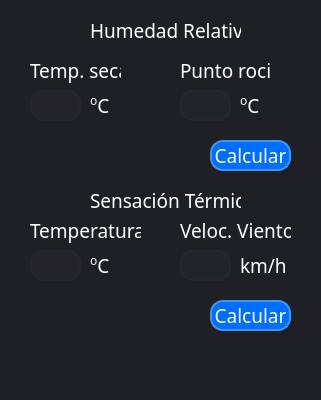
<?xml version="1.0" encoding="UTF-8"?>
<ui version="4.0">
 <class>psicrom</class>
 <widget class="QDialog" name="psicrom">
  <property name="geometry">
   <rect>
    <x>0</x>
    <y>0</y>
    <width>321</width>
    <height>400</height>
   </rect>
  </property>
  <property name="sizePolicy">
   <sizepolicy hsizetype="Maximum" vsizetype="Fixed">
    <horstretch>0</horstretch>
    <verstretch>0</verstretch>
   </sizepolicy>
  </property>
  <property name="minimumSize">
   <size>
    <width>321</width>
    <height>400</height>
   </size>
  </property>
  <property name="maximumSize">
   <size>
    <width>310</width>
    <height>350</height>
   </size>
  </property>
  <property name="font">
   <font>
    <family>BasicCommercialLTW04-Light</family>
    <pointsize>14</pointsize>
   </font>
  </property>
  <property name="windowTitle">
   <string>PSYcrom</string>
  </property>
  <property name="windowIcon">
   <iconset>
    <normaloff>psicrom.png</normaloff>psicrom.png</iconset>
  </property>
  <property name="whatsThis">
   <string extracomment="Program to calculate  the humidity"/>
  </property>
  <property name="autoFillBackground">
   <bool>false</bool>
  </property>
  <property name="styleSheet">
   <string notr="true">QDialog{
	color: #FFF;
	background-color:  rgb(30, 32, 37);
}</string>
  </property>
  <widget class="QPushButton" name="pushButton">
   <property name="geometry">
    <rect>
     <x>210</x>
     <y>140</y>
     <width>81</width>
     <height>31</height>
    </rect>
   </property>
   <property name="font">
    <font>
     <family>BasicCommercialLTW04-Light</family>
     <pointsize>14</pointsize>
    </font>
   </property>
   <property name="toolTip">
    <string/>
   </property>
   <property name="styleSheet">
    <string notr="true">QPushButton{
	border: 2px solid rgb(67, 149, 239);
	border-radius: 13.2px;
	color: #FFF;
	background-color:  rgb(0, 110, 255);
}

QPushButton:pressed {
	border-radius: 13.2px;
    background-color: rgb(85, 170, 255);
    border-style: inset;
}</string>
   </property>
   <property name="text">
    <string>Calcular</string>
   </property>
  </widget>
  <widget class="QLabel" name="label">
   <property name="geometry">
    <rect>
     <x>30</x>
     <y>50</y>
     <width>91</width>
     <height>41</height>
    </rect>
   </property>
   <property name="font">
    <font>
     <family>BasicCommercialLTW04-Light</family>
     <pointsize>14</pointsize>
    </font>
   </property>
   <property name="styleSheet">
    <string notr="true">	color: #FFF;
	background-color:  rgb(30, 32, 37);
</string>
   </property>
   <property name="text">
    <string>Temp. seca</string>
   </property>
  </widget>
  <widget class="QLineEdit" name="temp_seca">
   <property name="geometry">
    <rect>
     <x>30</x>
     <y>90</y>
     <width>51</width>
     <height>31</height>
    </rect>
   </property>
   <property name="font">
    <font>
     <family>BasicCommercialLTW04-Light</family>
     <pointsize>14</pointsize>
    </font>
   </property>
   <property name="toolTip">
    <string>&lt;html&gt;&lt;head/&gt;&lt;body&gt;&lt;p&gt;Inserte la temperatura seca&lt;/p&gt;&lt;/body&gt;&lt;/html&gt;</string>
   </property>
   <property name="styleSheet">
    <string notr="true">QLineEdit{
	border: 2px solid rgb(37, 39, 48);
	border-radius: 13.2px;
	color: #FFF;
	padding-left: 10px;
	background-color:  rgb(37, 36, 44);
}

QLineEdit:hover{
	border: 2px solid rgb(48, 50, 62);
}

QLineEdit:focus{
	border: 2px solid rgb(85, 170, 255);
	background-color:  rgb(43, 45, 56);
}</string>
   </property>
   <property name="text">
    <string/>
   </property>
  </widget>
  <widget class="QLabel" name="label_2">
   <property name="geometry">
    <rect>
     <x>90</x>
     <y>90</y>
     <width>21</width>
     <height>31</height>
    </rect>
   </property>
   <property name="font">
    <font>
     <family>BasicCommercialLTW04-Light</family>
     <pointsize>14</pointsize>
    </font>
   </property>
   <property name="styleSheet">
    <string notr="true">	color: #FFF;
	background-color:  rgb(30, 32, 37);
</string>
   </property>
   <property name="text">
    <string>&lt;html&gt;&lt;head/&gt;&lt;body&gt;&lt;p&gt;&lt;span style=&quot; vertical-align:super;&quot;&gt;o&lt;/span&gt;C&lt;/p&gt;&lt;/body&gt;&lt;/html&gt;</string>
   </property>
  </widget>
  <widget class="QLabel" name="label_3">
   <property name="geometry">
    <rect>
     <x>180</x>
     <y>50</y>
     <width>91</width>
     <height>41</height>
    </rect>
   </property>
   <property name="font">
    <font>
     <family>BasicCommercialLTW04-Light</family>
     <pointsize>14</pointsize>
    </font>
   </property>
   <property name="styleSheet">
    <string notr="true">	color: #FFF;
	background-color:  rgb(30, 32, 37);
</string>
   </property>
   <property name="text">
    <string>Punto rocio</string>
   </property>
  </widget>
  <widget class="QLineEdit" name="pto_rocio">
   <property name="geometry">
    <rect>
     <x>180</x>
     <y>90</y>
     <width>51</width>
     <height>31</height>
    </rect>
   </property>
   <property name="font">
    <font>
     <family>BasicCommercialLTW04-Light</family>
     <pointsize>14</pointsize>
    </font>
   </property>
   <property name="toolTip">
    <string>&lt;html&gt;&lt;head/&gt;&lt;body&gt;&lt;p&gt;Inserte el punto de rocio&lt;/p&gt;&lt;/body&gt;&lt;/html&gt;</string>
   </property>
   <property name="styleSheet">
    <string notr="true">QLineEdit{
	border: 2px solid rgb(37, 39, 48);
	border-radius: 13.2px;
	color: #FFF;
	padding-left: 10px;
	background-color:  rgb(34, 36, 44);
}

QLineEdit:hover{
	border: 2px solid rgb(48, 50, 62);
}

QLineEdit:focus{
	border: 2px solid rgb(85, 170, 255);
	background-color:  rgb(43, 45, 56);
}</string>
   </property>
   <property name="text">
    <string/>
   </property>
   <property name="dragEnabled">
    <bool>false</bool>
   </property>
  </widget>
  <widget class="QLabel" name="hum">
   <property name="geometry">
    <rect>
     <x>10</x>
     <y>130</y>
     <width>151</width>
     <height>41</height>
    </rect>
   </property>
   <property name="font">
    <font>
     <family>BasicCommercialLTW04-Light</family>
     <pointsize>14</pointsize>
    </font>
   </property>
   <property name="toolTip">
    <string/>
   </property>
   <property name="styleSheet">
    <string notr="true">	color: #FFF;
	background-color:  rgb(30, 32, 37);
</string>
   </property>
   <property name="text">
    <string/>
   </property>
  </widget>
  <widget class="QLabel" name="label_4">
   <property name="geometry">
    <rect>
     <x>240</x>
     <y>90</y>
     <width>21</width>
     <height>31</height>
    </rect>
   </property>
   <property name="font">
    <font>
     <family>BasicCommercialLTW04-Light</family>
     <pointsize>14</pointsize>
    </font>
   </property>
   <property name="styleSheet">
    <string notr="true">	color: #FFF;
	background-color:  rgb(30, 32, 37);
</string>
   </property>
   <property name="text">
    <string>&lt;html&gt;&lt;head/&gt;&lt;body&gt;&lt;p&gt;&lt;span style=&quot; vertical-align:super;&quot;&gt;o&lt;/span&gt;C&lt;/p&gt;&lt;/body&gt;&lt;/html&gt;</string>
   </property>
  </widget>
  <widget class="QLabel" name="label_5">
   <property name="geometry">
    <rect>
     <x>30</x>
     <y>210</y>
     <width>111</width>
     <height>41</height>
    </rect>
   </property>
   <property name="font">
    <font>
     <family>BasicCommercialLTW04-Light</family>
     <pointsize>14</pointsize>
    </font>
   </property>
   <property name="styleSheet">
    <string notr="true">	color: #FFF;
	background-color:  rgb(30, 32, 37);
</string>
   </property>
   <property name="text">
    <string>Temperatura</string>
   </property>
  </widget>
  <widget class="QLabel" name="label_6">
   <property name="geometry">
    <rect>
     <x>240</x>
     <y>250</y>
     <width>51</width>
     <height>31</height>
    </rect>
   </property>
   <property name="font">
    <font>
     <family>BasicCommercialLTW04-Light</family>
     <pointsize>14</pointsize>
    </font>
   </property>
   <property name="styleSheet">
    <string notr="true">	color: #FFF;
	background-color:  rgb(30, 32, 37);
</string>
   </property>
   <property name="text">
    <string>&lt;html&gt;&lt;head/&gt;&lt;body&gt;&lt;p&gt;km/h&lt;/p&gt;&lt;/body&gt;&lt;/html&gt;</string>
   </property>
  </widget>
  <widget class="QLabel" name="label_7">
   <property name="geometry">
    <rect>
     <x>90</x>
     <y>250</y>
     <width>21</width>
     <height>31</height>
    </rect>
   </property>
   <property name="font">
    <font>
     <family>BasicCommercialLTW04-Light</family>
     <pointsize>14</pointsize>
    </font>
   </property>
   <property name="styleSheet">
    <string notr="true">	color: #FFF;
	background-color:  rgb(30, 32, 37);
</string>
   </property>
   <property name="text">
    <string>&lt;html&gt;&lt;head/&gt;&lt;body&gt;&lt;p&gt;&lt;span style=&quot; vertical-align:super;&quot;&gt;o&lt;/span&gt;C&lt;/p&gt;&lt;/body&gt;&lt;/html&gt;</string>
   </property>
  </widget>
  <widget class="QLabel" name="label_8">
   <property name="geometry">
    <rect>
     <x>180</x>
     <y>210</y>
     <width>111</width>
     <height>41</height>
    </rect>
   </property>
   <property name="font">
    <font>
     <family>BasicCommercialLTW04-Light</family>
     <pointsize>14</pointsize>
    </font>
   </property>
   <property name="styleSheet">
    <string notr="true">	color: #FFF;
	background-color:  rgb(30, 32, 37);
</string>
   </property>
   <property name="text">
    <string>Veloc. Viento</string>
   </property>
  </widget>
  <widget class="QPushButton" name="pushButton_2">
   <property name="geometry">
    <rect>
     <x>210</x>
     <y>300</y>
     <width>81</width>
     <height>31</height>
    </rect>
   </property>
   <property name="font">
    <font>
     <family>BasicCommercialLTW04-Light</family>
     <pointsize>14</pointsize>
    </font>
   </property>
   <property name="toolTip">
    <string/>
   </property>
   <property name="styleSheet">
    <string notr="true">QPushButton{
	border: 2px solid rgb(67, 149, 239);
	border-radius: 13.2px;
	color: #FFF;
	background-color:  rgb(0, 110, 255);
}

QPushButton:pressed {
	border-radius: 13.2px;
    background-color: rgb(85, 170, 255);
    border-style: inset;
}</string>
   </property>
   <property name="text">
    <string>Calcular</string>
   </property>
  </widget>
  <widget class="QLineEdit" name="temp_normal">
   <property name="geometry">
    <rect>
     <x>30</x>
     <y>250</y>
     <width>51</width>
     <height>31</height>
    </rect>
   </property>
   <property name="font">
    <font>
     <family>BasicCommercialLTW04-Light</family>
     <pointsize>14</pointsize>
    </font>
   </property>
   <property name="toolTip">
    <string>&lt;html&gt;&lt;head/&gt;&lt;body&gt;&lt;p&gt;Inserte la temperatura&lt;/p&gt;&lt;/body&gt;&lt;/html&gt;</string>
   </property>
   <property name="styleSheet">
    <string notr="true">QLineEdit{
	border: 2px solid rgb(37, 39, 48);
	border-radius: 13.2px;
	color: #FFF;
	padding-left: 10px;
	background-color:  rgb(37, 36, 44);
}

QLineEdit:hover{
	border: 2px solid rgb(48, 50, 62);
}

QLineEdit:focus{
	border: 2px solid rgb(85, 170, 255);
	background-color:  rgb(43, 45, 56);
}</string>
   </property>
   <property name="text">
    <string/>
   </property>
  </widget>
  <widget class="QLineEdit" name="wind_speed">
   <property name="geometry">
    <rect>
     <x>180</x>
     <y>250</y>
     <width>51</width>
     <height>31</height>
    </rect>
   </property>
   <property name="font">
    <font>
     <family>BasicCommercialLTW04-Light</family>
     <pointsize>14</pointsize>
    </font>
   </property>
   <property name="toolTip">
    <string>&lt;html&gt;&lt;head/&gt;&lt;body&gt;&lt;p&gt;Inserte la velocidad del viento&lt;/p&gt;&lt;/body&gt;&lt;/html&gt;</string>
   </property>
   <property name="styleSheet">
    <string notr="true">QLineEdit{
	border: 2px solid rgb(37, 39, 48);
	border-radius: 13.2px;
	color: #FFF;
	padding-left: 10px;
	background-color:  rgb(34, 36, 44);
}

QLineEdit:hover{
	border: 2px solid rgb(48, 50, 62);
}

QLineEdit:focus{
	border: 2px solid rgb(85, 170, 255);
	background-color:  rgb(43, 45, 56);
}</string>
   </property>
   <property name="text">
    <string/>
   </property>
   <property name="dragEnabled">
    <bool>false</bool>
   </property>
  </widget>
  <widget class="QLabel" name="sterm">
   <property name="geometry">
    <rect>
     <x>10</x>
     <y>290</y>
     <width>151</width>
     <height>41</height>
    </rect>
   </property>
   <property name="font">
    <font>
     <family>BasicCommercialLTW04-Light</family>
     <pointsize>14</pointsize>
    </font>
   </property>
   <property name="toolTip">
    <string/>
   </property>
   <property name="styleSheet">
    <string notr="true">	color: #FFF;
	background-color:  rgb(30, 32, 37);
</string>
   </property>
   <property name="text">
    <string/>
   </property>
  </widget>
  <widget class="QLabel" name="label_9">
   <property name="geometry">
    <rect>
     <x>90</x>
     <y>10</y>
     <width>151</width>
     <height>41</height>
    </rect>
   </property>
   <property name="font">
    <font>
     <family>BasicCommercialLTW04-Light</family>
     <pointsize>14</pointsize>
    </font>
   </property>
   <property name="styleSheet">
    <string notr="true">	color: #FFF;
	background-color:  rgb(30, 32, 37);
</string>
   </property>
   <property name="text">
    <string>Humedad Relativa</string>
   </property>
  </widget>
  <widget class="QLabel" name="label_10">
   <property name="geometry">
    <rect>
     <x>90</x>
     <y>180</y>
     <width>151</width>
     <height>41</height>
    </rect>
   </property>
   <property name="font">
    <font>
     <family>BasicCommercialLTW04-Light</family>
     <pointsize>14</pointsize>
    </font>
   </property>
   <property name="styleSheet">
    <string notr="true">	color: #FFF;
	background-color:  rgb(30, 32, 37);
</string>
   </property>
   <property name="text">
    <string>&lt;html&gt;&lt;head/&gt;&lt;body&gt;&lt;p&gt;Sensación Térmica&lt;/p&gt;&lt;/body&gt;&lt;/html&gt;</string>
   </property>
  </widget>
 </widget>
 <tabstops>
  <tabstop>pushButton</tabstop>
  <tabstop>temp_seca</tabstop>
  <tabstop>pto_rocio</tabstop>
 </tabstops>
 <resources/>
 <connections/>
</ui>
